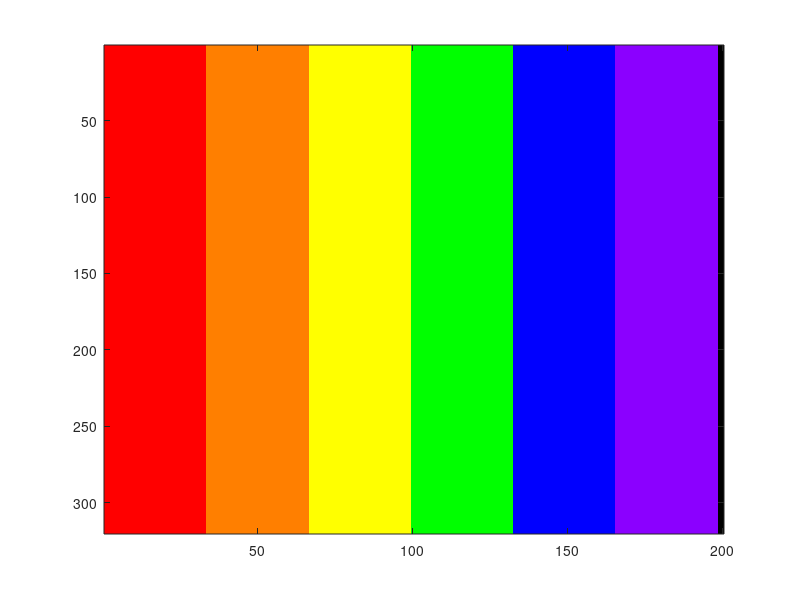

The MATLAB source for this figure:
img = zeros(320, 200, 3);

% six color segments
width = floor(200 / 6);

% RGB values for each color segment
colors = [1,         0, 0;
          1, 127 / 255, 0; 
          1,         1, 0;
          0,         1, 0; 
          0,         0, 1; 
          139 / 255, 0, 1];

% split image into six segments and set each to its respective color
for i = 1:6
  img(:, ((i-1) * width + 1):(i * width), 1) = colors(i, 1);
  img(:, ((i-1) * width + 1):(i * width), 2) = colors(i, 2);
  img(:, ((i-1) * width + 1):(i * width), 3) = colors(i, 3);
endfor

imagesc(img);